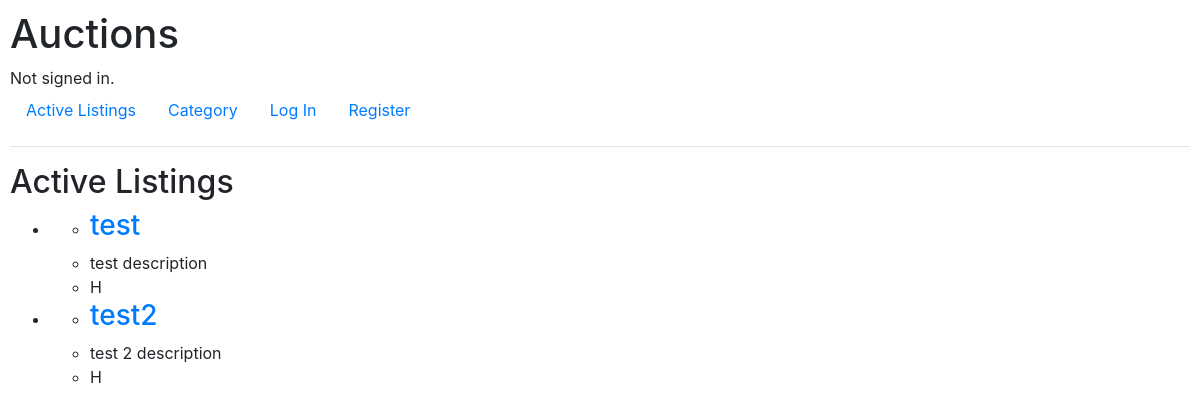
The app's page /, older data.
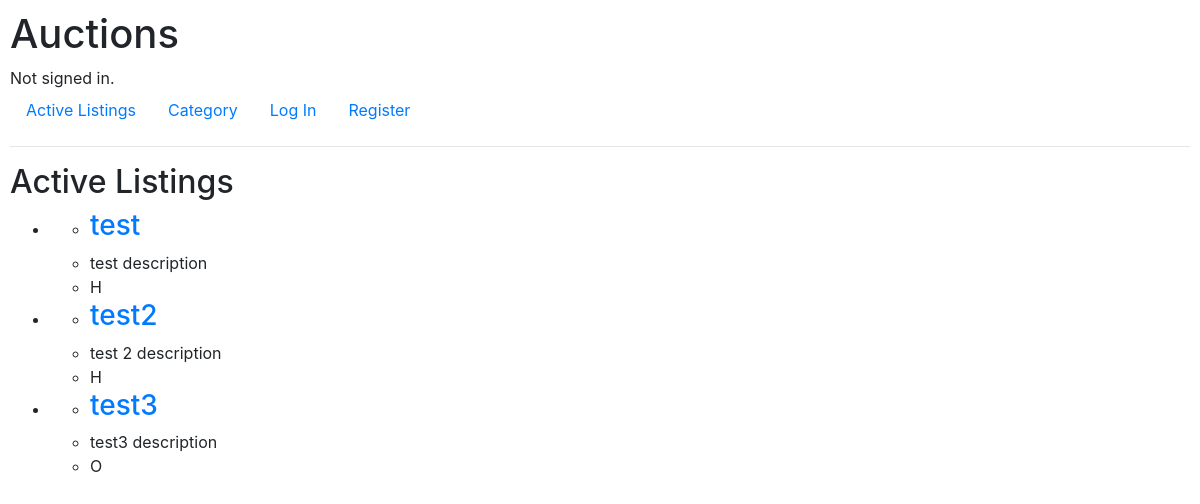
The same page, newer data.
### auctions/models.py (models this page shows)
class Listing(models.Model):
    CATEGORIES = [
        ('H', 'Home'),
        ('F', 'Fashion'),
        ('T', 'Toys'),
        ('E', 'Electronics'),
        ('O', 'Other')
    ]
    title = models.CharField(max_length=64)
    description = models.TextField()
    category = models.CharField(max_length=1, choices=CATEGORIES)
    watching = models.ManyToManyField(User,related_name='listings')

### auctions/views.py (the view)
# urls.py: path("", views.index, name="index"),
def index(request):
    listings = Listing.objects.all()
    return render(request, "auctions/index.html", {
        "listings": listings
    })

### auctions/templates/auctions/index.html
{% extends "auctions/layout.html" %}
{% block body %}
    <h2>Active Listings</h2>
    <ul>
        {% for listing in listings %}
        <li>
            <ul>
                <li><a href="{% url 'listing_page' listing.id %}"><h3>{{listing.title}}</h3></a></li>
                <li>{{listing.description}}</li>
                <li>{{listing.category}}</li>
            </ul>
        </li>
        {% endfor %}
    </ul>
{% endblock %}

Row changes from the older to the newer data that the page shows:
added Listing: title "test3", description "test3 description", category "O"
